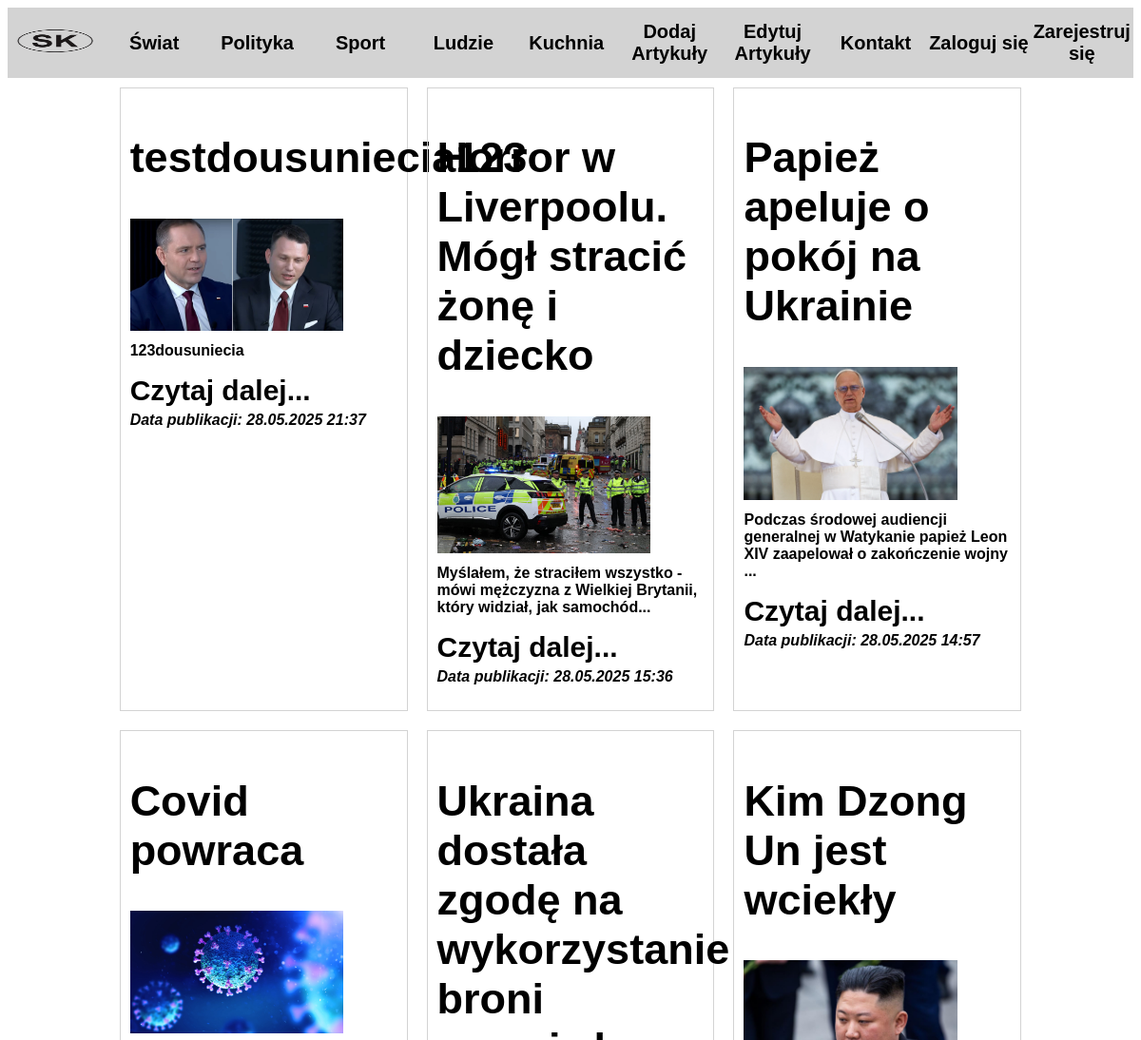
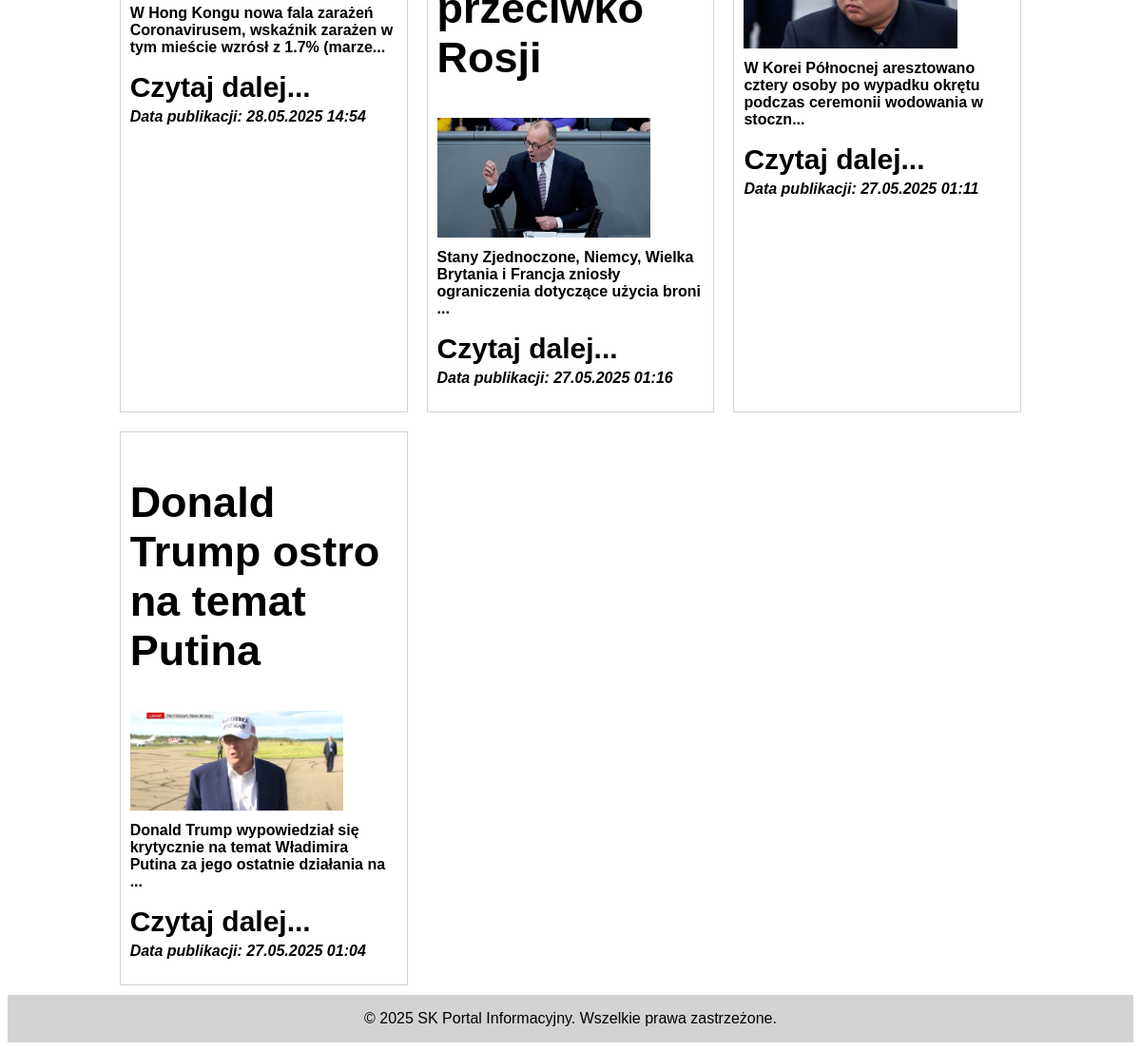
The app's page /Świat.php with its own data (2 pictures, top to bottom).
### tables this page shows
CREATE TABLE `articles` (
  `ID` int(11) NOT NULL,
  `Title` varchar(255) NOT NULL,
  `Content` text NOT NULL,
  `Category` varchar(255) NOT NULL,
  `Picture` varchar(255) NOT NULL,
  `Date` datetime DEFAULT NULL
);

### Świat.php (the view, shortened to what this page needs)
<?php
$host = "localhost";
$dbname = 'ProjektAU';
$dbuser = "root";
$dbpass = "";
$pdo = new PDO("mysql:host=$host;dbname=$dbname", $dbuser, $dbpass);
$polaczenie = $pdo->prepare("SELECT * FROM Articles WHERE Category = :category ORDER BY Date DESC");
$polaczenie->execute(['category' => 'Świat']);
$artykuły = $polaczenie->fetchAll();
?>
<!DOCTYPE html>
<html lang="pl-PL">
<head>
    <link rel="stylesheet" href="style.css">
</head>
<body>
<div class="main">
    <?php include 'Header.php';?>
    <?php
    $newsClasses = ['N1', 'N2', 'N3', 'N4', 'N5', 'N6', 'N7', 'N8', 'N9'];
    foreach ($artykuły as $index => $artykuł) {
        $class = $newsClasses[$index];
        echo "<div class='NEWS $class'>";
        echo "<h2>" . $artykuł['Title'] . "</h2>";
        if (!empty($artykuł['Picture'])) {
            echo "<img src='" . $artykuł['Picture'] . "' alt='obrazek' >";
        }
        $shortcontent = mb_strimwidth($artykuł['Content'], 0, 100, "...");
        echo "<p>$shortcontent</p>";
        echo "<a href='Article.php?id=" . $artykuł['ID'] . "'>Czytaj dalej...</a>";
        $data = date('d.m.Y H:i', strtotime($artykuł['Date']));
        echo "<p><i>Data publikacji: $data</i></p>";
        echo "</div>";
    }
    ?>
    <footer class="footer">
        © 2025 SK Portal Informacyjny. Wszelkie prawa zastrzeżone.
    </footer>
</div>
</body>
</html>

### style.css (style rules this page uses)
a { color:inherit; text-decoration: none; }
.main { font-family:Arial; display:grid; height:auto; width:100%; background-color: white; grid-template-columns: repeat(11,1fr); grid-auto-rows:min-content; }
.NEWS { border: 1px solid lightgray; font-weight: bold; font-size: 30px; text-align: left; margin:10px; padding:10px; }
.N1 { grid-area: 3/2/7/5; }
.N2 { grid-area: 3/5/7/8; }
.N3 { grid-area:3/8/7/11; }
.N4 { grid-area:8/2/12/5; }
.N5 { grid-area:8/5/12/8; }
.N6 { grid-area:8/8/12/11; }
.N7 { grid-area:13/2/17/5; }
p { margin-top: 0px; padding:5px 0px 0px 0px; font-size: 12pt; }
h2 { font-weight: bold; }
.NEWS img { max-width: 80%; height: auto; }
.footer { background-color: lightgray; text-align: center; line-height: 50px; grid-row: 30/31; grid-column: 1/12; }

### records on screen
articles: Title "testdousuniecia123", Picture (picture), Content "123dousuniecia", Date "28.05.2025 21:37"
articles: Title "Horror w Liverpoolu. Mógł stracić żonę i dziecko", Picture (picture), Content "Myślałem, że straciłem wszystko - mówi mężczyzna z Wielkiej Brytanii, który widział, jak samochód...", Date "28.05.2025 15:36"
articles: Title "Papież apeluje o pokój na Ukrainie", Picture (picture), Content "Podczas środowej audiencji generalnej w Watykanie papież Leon XIV zaapelował o zakończenie wojny ...", Date "28.05.2025 14:57"
articles: Title "Covid powraca", Picture (picture), Content "W Hong Kongu nowa fala zarażeń Coronavirusem, wskaźnik zarażen w tym mieście wzrósł z 1.7% (marze...", Date "28.05.2025 14:54"
articles: Title "Ukraina dostała zgodę na wykorzystanie broni przeciwko Rosji", Picture (picture), Content "Stany Zjednoczone, Niemcy, Wielka Brytania i Francja zniosły ograniczenia dotyczące użycia broni ...", Date "27.05.2025 01:16"
articles: Title "Kim Dzong Un jest wciekły", Picture (picture), Content "W Korei Północnej aresztowano cztery osoby po wypadku okrętu podczas ceremonii wodowania w stoczn...", Date "27.05.2025 01:11"
articles: Title "Donald Trump ostro na temat Putina", Picture (picture), Content "Donald Trump wypowiedział się krytycznie na temat Władimira Putina za jego ostatnie działania na ...", Date "27.05.2025 01:04"
